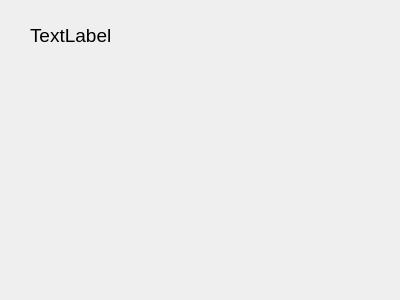
<?xml version="1.0" encoding="UTF-8"?>
<ui version="4.0">
 <class>PersonData</class>
 <widget class="QDialog" name="PersonData">
  <property name="geometry">
   <rect>
    <x>0</x>
    <y>0</y>
    <width>400</width>
    <height>300</height>
   </rect>
  </property>
  <property name="windowTitle">
   <string>Dialog</string>
  </property>
  <widget class="QLabel" name="labelUsername">
   <property name="geometry">
    <rect>
     <x>30</x>
     <y>10</y>
     <width>141</width>
     <height>51</height>
    </rect>
   </property>
   <property name="font">
    <font>
     <pointsize>14</pointsize>
    </font>
   </property>
   <property name="text">
    <string>TextLabel</string>
   </property>
  </widget>
 </widget>
 <resources/>
 <connections/>
</ui>
